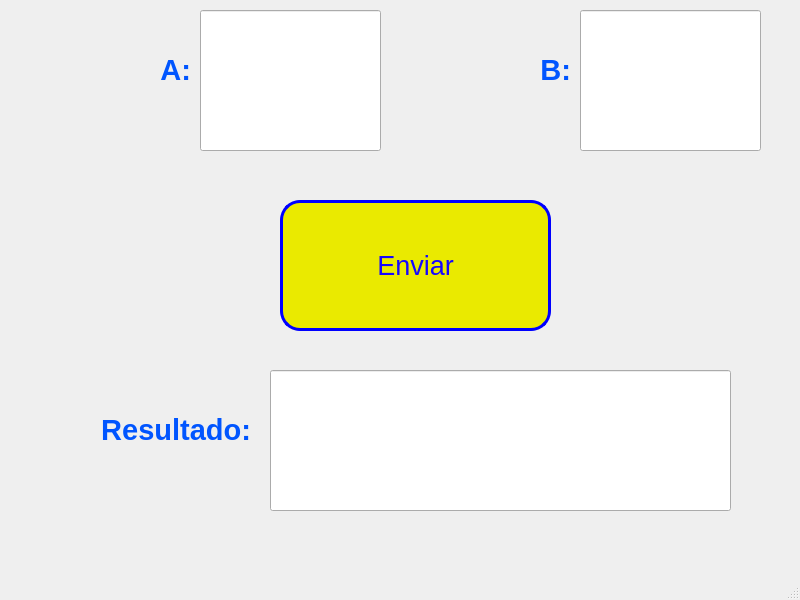
<?xml version="1.0" encoding="UTF-8"?>
<ui version="4.0">
 <class>MainWindow</class>
 <widget class="QMainWindow" name="MainWindow">
  <property name="geometry">
   <rect>
    <x>0</x>
    <y>0</y>
    <width>800</width>
    <height>600</height>
   </rect>
  </property>
  <property name="windowTitle">
   <string>MainWindow</string>
  </property>
  <property name="styleSheet">
   <string notr="true">color: rgb(255, 255, 255);</string>
  </property>
  <widget class="QWidget" name="centralwidget">
   <widget class="QPushButton" name="btn_sumar">
    <property name="geometry">
     <rect>
      <x>280</x>
      <y>200</y>
      <width>271</width>
      <height>131</height>
     </rect>
    </property>
    <property name="font">
     <font>
      <pointsize>20</pointsize>
     </font>
    </property>
    <property name="styleSheet">
     <string notr="true">background-color: rgb(234, 234, 0);
color: rgb(22, 6, 255);
border-radius:20px;
border: 3px solid blue;</string>
    </property>
    <property name="text">
     <string>Enviar</string>
    </property>
   </widget>
   <widget class="QLineEdit" name="txt_num1">
    <property name="geometry">
     <rect>
      <x>200</x>
      <y>10</y>
      <width>181</width>
      <height>141</height>
     </rect>
    </property>
    <property name="font">
     <font>
      <pointsize>30</pointsize>
      <weight>75</weight>
      <bold>true</bold>
     </font>
    </property>
    <property name="styleSheet">
     <string notr="true">color: rgb(182, 55, 255);</string>
    </property>
    <property name="text">
     <string/>
    </property>
    <property name="alignment">
     <set>Qt::AlignCenter</set>
    </property>
   </widget>
   <widget class="QLineEdit" name="txt_resultado">
    <property name="geometry">
     <rect>
      <x>270</x>
      <y>370</y>
      <width>461</width>
      <height>141</height>
     </rect>
    </property>
    <property name="font">
     <font>
      <pointsize>30</pointsize>
      <weight>75</weight>
      <bold>true</bold>
     </font>
    </property>
    <property name="styleSheet">
     <string notr="true">color: rgb(182, 55, 255);</string>
    </property>
    <property name="text">
     <string/>
    </property>
    <property name="alignment">
     <set>Qt::AlignCenter</set>
    </property>
   </widget>
   <widget class="QLabel" name="label">
    <property name="geometry">
     <rect>
      <x>10</x>
      <y>30</y>
      <width>181</width>
      <height>81</height>
     </rect>
    </property>
    <property name="styleSheet">
     <string notr="true">color: rgb(0, 85, 255);</string>
    </property>
    <property name="text">
     <string>&lt;html&gt;&lt;head/&gt;&lt;body&gt;&lt;p align=&quot;right&quot;&gt;&lt;span style=&quot; font-size:22pt; font-weight:600;&quot;&gt;A:&lt;/span&gt;&lt;/p&gt;&lt;/body&gt;&lt;/html&gt;</string>
    </property>
   </widget>
   <widget class="QLabel" name="label_2">
    <property name="geometry">
     <rect>
      <x>30</x>
      <y>390</y>
      <width>221</width>
      <height>81</height>
     </rect>
    </property>
    <property name="autoFillBackground">
     <bool>false</bool>
    </property>
    <property name="styleSheet">
     <string notr="true">color: rgb(0, 85, 255);</string>
    </property>
    <property name="text">
     <string>&lt;html&gt;&lt;head/&gt;&lt;body&gt;&lt;p align=&quot;right&quot;&gt;&lt;span style=&quot; font-size:22pt; font-weight:600;&quot;&gt;Resultado:&lt;/span&gt;&lt;/p&gt;&lt;/body&gt;&lt;/html&gt;</string>
    </property>
   </widget>
   <widget class="QLabel" name="label_3">
    <property name="geometry">
     <rect>
      <x>390</x>
      <y>30</y>
      <width>181</width>
      <height>81</height>
     </rect>
    </property>
    <property name="styleSheet">
     <string notr="true">color: rgb(0, 85, 255);</string>
    </property>
    <property name="text">
     <string>&lt;html&gt;&lt;head/&gt;&lt;body&gt;&lt;p align=&quot;right&quot;&gt;&lt;span style=&quot; font-size:22pt; font-weight:600;&quot;&gt;B:&lt;/span&gt;&lt;/p&gt;&lt;/body&gt;&lt;/html&gt;</string>
    </property>
   </widget>
   <widget class="QLineEdit" name="txt_num2">
    <property name="geometry">
     <rect>
      <x>580</x>
      <y>10</y>
      <width>181</width>
      <height>141</height>
     </rect>
    </property>
    <property name="font">
     <font>
      <pointsize>30</pointsize>
      <weight>75</weight>
      <bold>true</bold>
     </font>
    </property>
    <property name="styleSheet">
     <string notr="true">color: rgb(182, 55, 255);</string>
    </property>
    <property name="text">
     <string/>
    </property>
    <property name="alignment">
     <set>Qt::AlignCenter</set>
    </property>
   </widget>
  </widget>
  <widget class="QMenuBar" name="menubar">
   <property name="geometry">
    <rect>
     <x>0</x>
     <y>0</y>
     <width>800</width>
     <height>22</height>
    </rect>
   </property>
  </widget>
  <widget class="QStatusBar" name="statusbar"/>
 </widget>
 <resources/>
 <connections/>
</ui>
